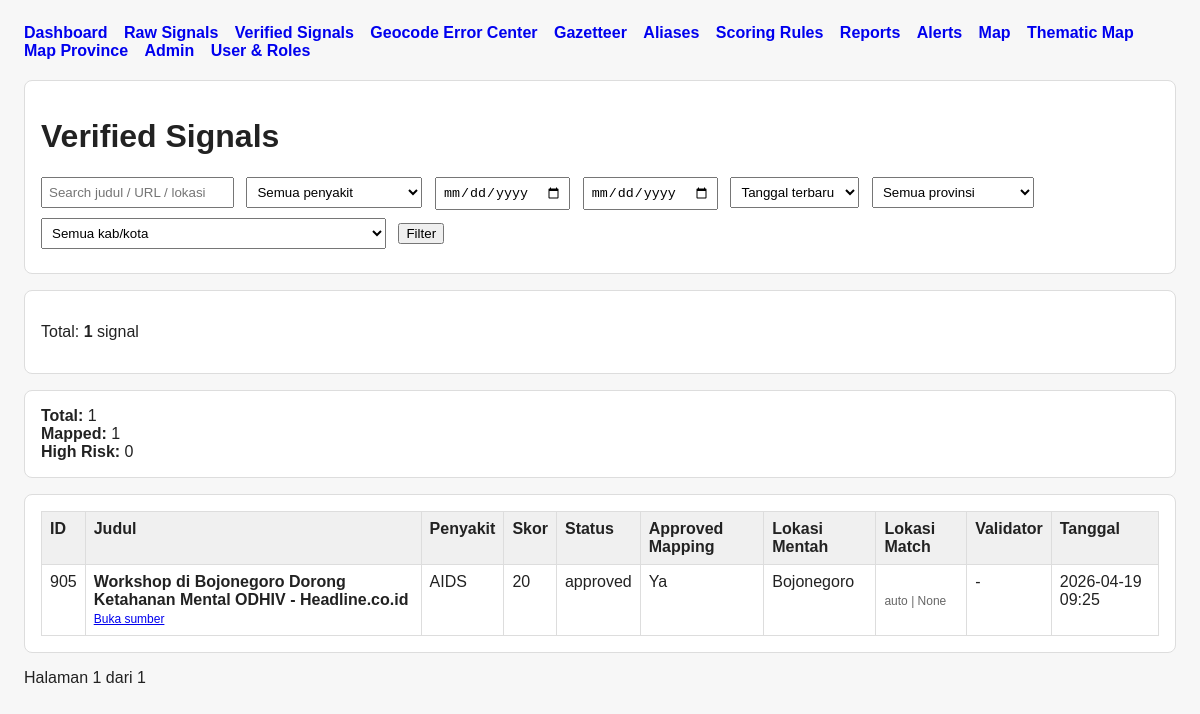
/intel/verified-signals/ (signed in), run on an earlier commit of the app's database.
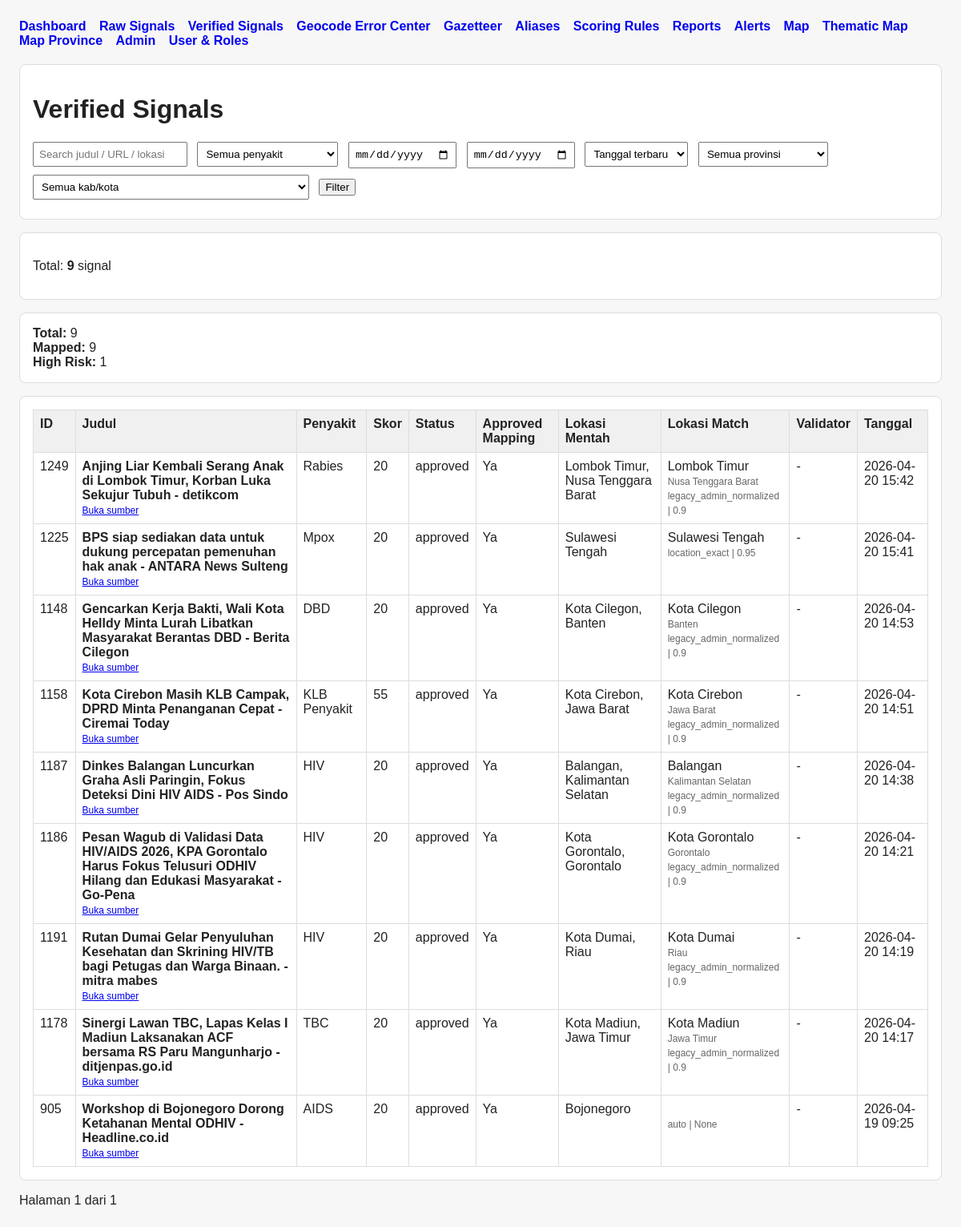
And on a later commit of the database.
### intel/models.py (models this page shows, shortened)
class TimeStampedModel(models.Model):
    created_at = models.DateTimeField(auto_now_add=True)
    updated_at = models.DateTimeField(auto_now=True)
    class Meta:
        abstract = True

class Signal(TimeStampedModel):
    STATUS_CHOICES = [
        ("raw", "Raw"),
        ("validated", "Validated"),
        ("noise", "Noise"),
        ("approved", "Approved"),
    ]
    GEOCODE_STATUS_CHOICES = [
        ("OK", "OK"),
        ("EMPTY_LOC", "EMPTY_LOC"),
        ("NOT_FOUND", "NOT_FOUND"),
        ("NET_ERR", "NET_ERR"),
        ("SKIP_NOISE", "SKIP_NOISE"),
        ("SKIP_TOO_GENERAL", "SKIP_TOO_GENERAL"),
        ("SKIP_LOW_CONF", "SKIP_LOW_CONF"),
        ("MANUAL", "MANUAL"),
        ("PENDING", "PENDING"),
    ]
    title = models.CharField(max_length=500, db_index=True)
    content = models.TextField(blank=True, default="")
    source = models.ForeignKey(Source, null=True, blank=True, on_delete=models.SET_NULL, related_name="signals")
    source_url = models.URLField(unique=True)
    published_at = models.DateTimeField(null=True, blank=True)
    crawled_at = models.DateTimeField(null=True, blank=True)
    disease_tag = models.CharField(max_length=100, blank=True, default="", db_index=True)
    threat_score = models.IntegerField(default=0, db_index=True)
    raw_location_text = models.CharField(max_length=255, blank=True, default="", db_index=True)
    geocode_status = models.CharField(
        max_length=30,
        choices=GEOCODE_STATUS_CHOICES,
        default="PENDING",
        db_index=True,
    )
    status = models.CharField(max_length=20, choices=STATUS_CHOICES, default="raw", db_index=True)
    validation_notes = models.TextField(blank=True, default="")
    is_high_risk = models.BooleanField(default=False, db_index=True)
    approved_for_mapping = models.BooleanField(default=False, db_index=True)
    validated_by = models.ForeignKey(
        settings.AUTH_USER_MODEL,
        null=True,
        blank=True,
        on_delete=models.SET_NULL,
        related_name="validated_signals"
    )
    validated_at = models.DateTimeField(null=True, blank=True)
    class Meta:
        ordering = ["-published_at", "-created_at"]
        indexes = [
            models.Index(fields=["status"]),
            models.Index(fields=["disease_tag"]),
            models.Index(fields=["geocode_status"]),
            models.Index(fields=["threat_score"]),
            models.Index(fields=["approved_for_mapping"]),
            models.Index(fields=["is_high_risk"]),
        ]

class SignalLocation(TimeStampedModel):
    METHOD_CHOICES = [
        ("auto", "Auto"),
        ("manual", "Manual"),
        ("gazetteer", "Gazetteer"),
        ("alias", "Alias"),
    ]
    signal = models.ForeignKey(
        Signal,
        on_delete=models.CASCADE,
        related_name="locations",   # atau nama lain
    )
    location = models.ForeignKey(Location, null=True, blank=True, on_delete=models.SET_NULL, related_name="signal_links")
    raw_location_text = models.CharField(max_length=255, blank=True, default="")
    confidence = models.FloatField(null=True, blank=True)
    method = models.CharField(max_length=20, choices=METHOD_CHOICES, default="auto")
    is_primary = models.BooleanField(default=True)
    class Meta:
        ordering = ["-is_primary", "-created_at"]

class Location(TimeStampedModel):
    LEVEL_CHOICES = [
        ("country", "Country"),
        ("province", "Province"),
        ("regency", "Regency"),
        ("city", "City"),
        ("district", "District"),
        ("village", "Village"),
        ("other", "Other"),
    ]
    name = models.CharField(max_length=255, db_index=True)
    display_name = models.CharField(max_length=255, blank=True, default="")
    normalized_name = models.CharField(max_length=255, db_index=True, blank=True, default="")
    level = models.CharField(max_length=20, choices=LEVEL_CHOICES, default="other", db_index=True)
    parent = models.ForeignKey(
        "self",
        null=True,
        blank=True,
        on_delete=models.SET_NULL,
        related_name="children"
    )
    country_code = models.CharField(max_length=10, default="ID", db_index=True)
    province_code = models.CharField(max_length=20, blank=True, default="", db_index=True)
    city_regency_code = models.CharField(max_length=20, blank=True, default="", db_index=True)
    lat = models.FloatField(null=True, blank=True)
    lon = models.FloatField(null=True, blank=True)
    is_active = models.BooleanField(default=True)
    is_false_positive = models.BooleanField(default=False)
    class Meta:
        ordering = ["level", "display_name", "name"]
        indexes = [
            models.Index(fields=["normalized_name"]),
            models.Index(fields=["level"]),
            models.Index(fields=["province_code"]),
            models.Index(fields=["city_regency_code"]),
            models.Index(fields=["is_active"]),
        ]

### intel/permissions.py (the view)
        @login_required
        def _wrapped_view(request, *args, **kwargs):
            if user_has_role(request.user, allowed_roles):
                return view_func(request, *args, **kwargs)
            raise PermissionDenied("Anda tidak memiliki akses ke halaman ini.")

### intel/permissions.py (called while the page is built)
def user_has_role(user, allowed_roles):
    if not user.is_authenticated:
        return False
    if user.is_superuser:
        return True
    return user.groups.filter(name__in=allowed_roles).exists()

def role_required(*allowed_roles):
    def decorator(view_func):
        @login_required
        def _wrapped_view(request, *args, **kwargs):
            if user_has_role(request.user, allowed_roles):
                return view_func(request, *args, **kwargs)
            raise PermissionDenied("Anda tidak memiliki akses ke halaman ini.")
        return _wrapped_view
    return decorator

### intel/templates/intel/verified_signals_list.html (shortened to what this page needs)
{% extends "intel/base.html" %}
{% block content %}
<div class="card">
    <h1>Verified Signals</h1>
    <form method="get" class="filters">
        <input type="text" name="search" placeholder="Search judul / URL / lokasi" value="{{ search }}">
        <select name="disease">
            <option value="">Semua penyakit</option>
        </select>
        <input type="date" name="date_from" value="{{ date_from }}">
        <input type="date" name="date_to" value="{{ date_to }}">
        <select name="sort">
            <option value="-published_at" {% if sort == "-published_at" %}selected{% endif %}>Tanggal terbaru</option>
        </select>
        <select name="province">
            <option value="">Semua provinsi</option>
        </select>
        <select name="city">
            <option value="">Semua kab/kota</option>
        </select>
        <button type="submit">Filter</button>
    </form>
</div>
<div class="card">
    <p>Total: <strong>{{ page_obj.paginator.count }}</strong> signal</p>
</div>
<div class="card stats-row">
    <div><strong>Total:</strong> {{ stats.total_signals }}</div>
    <div><strong>Mapped:</strong> {{ stats.mapped_signals }}</div>
    <div><strong>High Risk:</strong> {{ stats.high_risk_signals }}</div>
</div>
<div class="card">
    <table>
        <thead>
            <tr>
                <th>ID</th>
                <th>Judul</th>
                <th>Penyakit</th>
                <th>Skor</th>
                <th>Status</th>
                <th>Approved Mapping</th>
                <th>Lokasi Mentah</th>
                <th>Lokasi Match</th>
                <th>Validator</th>
                <th>Tanggal</th>
            </tr>
        </thead>
        <tbody>
            {% for signal in page_obj %}
            <tr>
                <td>{{ signal.id }}</td>
                <td>
                    <strong>{{ signal.title }}</strong><br>
                    <span class="small">
                        <a href="{{ signal.source_url }}" target="_blank">Buka sumber</a>
                    </span>
                </td>
                <td>{{ signal.disease_tag|default:"-" }}</td>
                <td>{{ signal.threat_score }}</td>
                <td>{{ signal.status }}</td>
                <td>{{ signal.approved_for_mapping|yesno:"Ya,Tidak" }}</td>
                <td>{{ signal.raw_location_text|default:"-" }}</td>
                <td>
                    {% if signal.primary_locations %}
                        {% with pl=signal.primary_locations.0 %}
                            {{ pl.location.display_name }}
                            {% if pl.location.parent %}
                                <br><span class="small">{{ pl.location.parent.display_name }}</span>
                            {% endif %}
                            <br><span class="small">{{ pl.method }} | {{ pl.confidence }}</span>
                        {% endwith %}
                    {% else %}
                        -
                    {% endif %}
                </td>
                <td>{{ signal.validated_by|default:"-" }}</td>
                <td>{{ signal.published_at|date:"Y-m-d H:i" }}</td>
            </tr>
            {% empty %}
            <tr>
                <td colspan="9">Belum ada data verified signal.</td>
            </tr>
            {% endfor %}
        </tbody>
    </table>
</div>
<div class="pagination">
    <span>Halaman {{ page_obj.number }} dari {{ page_obj.paginator.num_pages }}</span>
</div>
{% endblock %}

### intel/templates/intel/base.html (shortened to what this page needs)
<!DOCTYPE html>
<html lang="id">
<head>
</head>
<body>
    <div class="nav">
        <a href="{% url 'intel:dashboard' %}">Dashboard</a>
        <a href="{% url 'intel:raw_signals' %}">Raw Signals</a>
        <a href="{% url 'intel:verified_signals' %}">Verified Signals</a>
        <a href="{% url 'intel:geocode_error_center' %}">Geocode Error Center</a>
        <a href="{% url 'intel:gazetteer_manager' %}">Gazetteer</a>
        <a href="{% url 'intel:gazetteer_alias_manager' %}">Aliases</a>
        <a href="{% url 'intel:scoring_rules_manager' %}">Scoring Rules</a>
        <a href="{% url 'intel:reports_generator' %}">Reports</a>
        <a href="{% url 'intel:alert_center' %}">Alerts</a>
        <a href="{% url 'intel:map_intelligence' %}">Map</a>
        <a href="{% url 'intel:map_thematic' %}">Thematic Map</a>
        <a href="{% url 'intel:province_map_view' %}">Map Province</a>
        <a href="/admin/">Admin</a>
        {% if request.user.is_superuser %}
            <a href="{% url 'intel:user_role_management' %}">User & Roles</a>
        {% endif %}
    </div>
    {% block content %}{% endblock %}
</body>
</html>

### intel/templates/intel/base.html (style rules this page uses)
body { font-family: Arial, sans-serif; margin: 24px; background: #f7f7f7; color: #222; }
.nav { margin-bottom: 20px; }
.nav a { margin-right: 12px; text-decoration: none; font-weight: bold; }
.card { background: #fff; border: 1px solid #ddd; border-radius: 8px; padding: 16px; margin-bottom: 16px; }
table { width: 100%; border-collapse: collapse; background: white; }
th, td { border: 1px solid #ddd; padding: 8px; vertical-align: top; text-align: left; }
th { background: #f0f0f0; }
.filters input, .filters select { margin-right: 8px; margin-bottom: 8px; padding: 6px; }
.small { font-size: 12px; color: #666; }

What changed in the data, as far as the page shows it:
now on this page (row edited): Signal: id "1249", title "Anjing Liar Kembali Serang Anak di Lombok Timur, Korban Luka Sekujur Tubuh - detikcom", disease_tag "Rabies", threat_score "20", status "approved", approved_for_mapping "Ya", raw_location_text "Lombok Timur, Nusa Tenggara Barat", primary_locations.0.location.display_name "Lombok Timur", primary_locations.0.location.parent.display_name "Nusa Tenggara Barat", primary_locations.0.method "legacy_admin_normalized", primary_locations.0.confidence "0.9", validated_by "-", published_at "2026-04-20 15:42"
now on this page (row edited): Signal: id "1225", title "BPS siap sediakan data untuk dukung percepatan pemenuhan hak anak - ANTARA News Sulteng", disease_tag "Mpox", threat_score "20", status "approved", approved_for_mapping "Ya", raw_location_text "Sulawesi Tengah", primary_locations.0.location.display_name "Sulawesi Tengah", primary_locations.0.method "location_exact", primary_locations.0.confidence "0.95", validated_by "-", published_at "2026-04-20 15:41"
now on this page (row edited): Signal: id "1148", title "Gencarkan Kerja Bakti, Wali Kota Helldy Minta Lurah Libatkan Masyarakat Berantas DBD - Berita Cilegon", disease_tag "DBD", threat_score "20", status "approved", approved_for_mapping "Ya", raw_location_text "Kota Cilegon, Banten", primary_locations.0.location.display_name "Kota Cilegon", primary_locations.0.location.parent.display_name "Banten", primary_locations.0.method "legacy_admin_normalized", primary_locations.0.confidence "0.9", validated_by "-", published_at "2026-04-20 14:53"
now on this page (row edited): Signal: id "1158", title "Kota Cirebon Masih KLB Campak, DPRD Minta Penanganan Cepat - Ciremai Today", disease_tag "KLB Penyakit", threat_score "55", status "approved", approved_for_mapping "Ya", raw_location_text "Kota Cirebon, Jawa Barat", primary_locations.0.location.display_name "Kota Cirebon", primary_locations.0.location.parent.display_name "Jawa Barat", primary_locations.0.method "legacy_admin_normalized", primary_locations.0.confidence "0.9", validated_by "-", published_at "2026-04-20 14:51"
now on this page (row edited): Signal: id "1187", title "Dinkes Balangan Luncurkan Graha Asli Paringin, Fokus Deteksi Dini HIV AIDS - Pos Sindo", disease_tag "HIV", threat_score "20", status "approved", approved_for_mapping "Ya", raw_location_text "Balangan, Kalimantan Selatan", primary_locations.0.location.display_name "Balangan", primary_locations.0.location.parent.display_name "Kalimantan Selatan", primary_locations.0.method "legacy_admin_normalized", primary_locations.0.confidence "0.9", validated_by "-", published_at "2026-04-20 14:38"
now on this page (row edited): Signal: id "1186", title "Pesan Wagub di Validasi Data HIV/AIDS 2026, KPA Gorontalo Harus Fokus Telusuri ODHIV Hilang dan Edukasi Masyarakat - Go-Pena", disease_tag "HIV", threat_score "20", status "approved", approved_for_mapping "Ya", raw_location_text "Kota Gorontalo, Gorontalo", primary_locations.0.location.display_name "Kota Gorontalo", primary_locations.0.location.parent.display_name "Gorontalo", primary_locations.0.method "legacy_admin_normalized", primary_locations.0.confidence "0.9", validated_by "-", published_at "2026-04-20 14:21"
now on this page (row edited): Signal: id "1191", title "Rutan Dumai Gelar Penyuluhan Kesehatan dan Skrining HIV/TB bagi Petugas dan Warga Binaan. - mitra mabes", disease_tag "HIV", threat_score "20", status "approved", approved_for_mapping "Ya", raw_location_text "Kota Dumai, Riau", primary_locations.0.location.display_name "Kota Dumai", primary_locations.0.location.parent.display_name "Riau", primary_locations.0.method "legacy_admin_normalized", primary_locations.0.confidence "0.9", validated_by "-", published_at "2026-04-20 14:19"
now on this page (row edited): Signal: id "1178", title "Sinergi Lawan TBC, Lapas Kelas I Madiun Laksanakan ACF bersama RS Paru Mangunharjo - ditjenpas.go.id", disease_tag "TBC", threat_score "20", status "approved", approved_for_mapping "Ya", raw_location_text "Kota Madiun, Jawa Timur", primary_locations.0.location.display_name "Kota Madiun", primary_locations.0.location.parent.display_name "Jawa Timur", primary_locations.0.method "legacy_admin_normalized", primary_locations.0.confidence "0.9", validated_by "-", published_at "2026-04-20 14:17"
Also different on the page:
{{ page_obj.paginator.count }}: "1" → "9"
{{ stats.total_signals }}: "1" → "9"
{{ stats.mapped_signals }}: "1" → "9"
{{ stats.high_risk_signals }}: "0" → "1"
